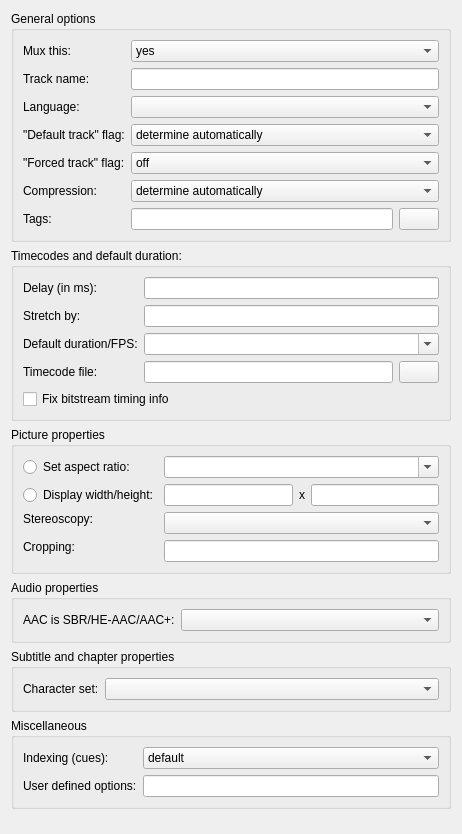
             <widget class="QWidget" name="scrollAreaWidgetContents">
              <property name="geometry">
               <rect>
                <x>0</x>
                <y>0</y>
                <width>462</width>
                <height>834</height>
               </rect>
              </property>
              <layout class="QVBoxLayout" name="verticalLayout_9">
               <item>
                <widget class="QGroupBox" name="generalOptionsBox">
                 <property name="title">
                  <string>General options</string>
                 </property>
                 <layout class="QGridLayout" name="gridLayout_5">
                  <item row="0" column="0">
                   <widget class="QLabel" name="muxThisLabel">
                    <property name="text">
                     <string>Mux this:</string>
                    </property>
                   </widget>
                  </item>
                  <item row="0" column="1">
                   <widget class="QComboBox" name="muxThis">
                    <item>
                     <property name="text">
                      <string>yes</string>
                     </property>
                    </item>
                    <item>
                     <property name="text">
                      <string>no</string>
                     </property>
                    </item>
                   </widget>
                  </item>
                  <item row="1" column="0">
                   <widget class="QLabel" name="trackNameLabel">
                    <property name="text">
                     <string>Track name:</string>
                    </property>
                    <property name="buddy">
                     <cstring>trackName</cstring>
                    </property>
                   </widget>
                  </item>
                  <item row="1" column="1">
                   <widget class="QLineEdit" name="trackName"/>
                  </item>
                  <item row="2" column="0">
                   <widget class="QLabel" name="trackLanguageLabel">
                    <property name="text">
                     <string>Language:</string>
                    </property>
                    <property name="buddy">
                     <cstring>trackLanguage</cstring>
                    </property>
                   </widget>
                  </item>
                  <item row="2" column="1">
                   <widget class="QComboBox" name="trackLanguage">
                    <property name="sizeAdjustPolicy">
                     <enum>QComboBox::AdjustToMinimumContentsLength</enum>
                    </property>
                   </widget>
                  </item>
                  <item row="3" column="0">
                   <widget class="QLabel" name="defaultTrackFlagLabel">
                    <property name="text">
                     <string>&quot;Default track&quot; flag:</string>
                    </property>
                    <property name="buddy">
                     <cstring>defaultTrackFlag</cstring>
                    </property>
                   </widget>
                  </item>
                  <item row="3" column="1">
                   <widget class="QComboBox" name="defaultTrackFlag">
                    <item>
                     <property name="text">
                      <string>determine automatically</string>
                     </property>
                    </item>
                    <item>
                     <property name="text">
                      <string>set to &quot;yes&quot;</string>
                     </property>
                    </item>
                    <item>
                     <property name="text">
                      <string>set to &quot;no&quot;</string>
                     </property>
                    </item>
                   </widget>
                  </item>
                  <item row="4" column="0">
                   <widget class="QLabel" name="forcedTrackFlagLabel">
                    <property name="text">
                     <string>&quot;Forced track&quot; flag:</string>
                    </property>
                    <property name="buddy">
                     <cstring>forcedTrackFlag</cstring>
                    </property>
                   </widget>
                  </item>
                  <item row="4" column="1">
                   <widget class="QComboBox" name="forcedTrackFlag">
                    <item>
                     <property name="text">
                      <string>off</string>
                     </property>
                    </item>
                    <item>
                     <property name="text">
                      <string>on</string>
                     </property>
                    </item>
                   </widget>
                  </item>
                  <item row="5" column="0">
                   <widget class="QLabel" name="compressionLabel">
                    <property name="text">
                     <string>Compression:</string>
                    </property>
                    <property name="buddy">
                     <cstring>compression</cstring>
                    </property>
                   </widget>
                  </item>
                  <item row="5" column="1">
                   <widget class="QComboBox" name="compression">
                    <item>
                     <property name="text">
                      <string>determine automatically</string>
                     </property>
                    </item>
                    <item>
                     <property name="text">
                      <string>no extra compression</string>
                     </property>
                    </item>
                    <item>
                     <property name="text">
                      <string notr="true">zlib</string>
                     </property>
                    </item>
                   </widget>
                  </item>
                  <item row="6" column="0">
                   <widget class="QLabel" name="trackTagsLabel">
                    <property name="text">
                     <string>Tags:</string>
                    </property>
                    <property name="buddy">
                     <cstring>trackTags</cstring>
                    </property>
                   </widget>
                  </item>
                  <item row="6" column="1">
                   <layout class="QHBoxLayout" name="horizontalLayout_11">
                    <item>
                     <widget class="QLineEdit" name="trackTags"/>
                    </item>
                    <item>
                     <widget class="QPushButton" name="browseTrackTags">
                      <property name="text">
                       <string/>
                      </property>
                      <property name="icon">
                       <iconset resource="../qt_resources.qrc">
                        <normaloff>:/icons/16x16/code-class.png</normaloff>:/icons/16x16/code-class.png</iconset>
                      </property>
                     </widget>
                    </item>
                   </layout>
                  </item>
                 </layout>
                </widget>
               </item>
               <item>
                <widget class="QGroupBox" name="timecodesAndDefaultDurationBox">
                 <property name="title">
                  <string>Timecodes and default duration:</string>
                 </property>
                 <layout class="QVBoxLayout" name="verticalLayout_11">
                  <item>
                   <layout class="QGridLayout" name="gridLayout_6">
                    <item row="0" column="0">
                     <widget class="QLabel" name="delayLabel">
                      <property name="text">
                       <string>Delay (in ms):</string>
                      </property>
                      <property name="buddy">
                       <cstring>delay</cstring>
                      </property>
                     </widget>
                    </item>
                    <item row="0" column="1">
                     <widget class="QLineEdit" name="delay"/>
                    </item>
                    <item row="1" column="0">
                     <widget class="QLabel" name="stretchByLabel">
                      <property name="text">
                       <string>Stretch by:</string>
                      </property>
                      <property name="buddy">
                       <cstring>stretchBy</cstring>
                      </property>
                     </widget>
                    </item>
                    <item row="1" column="1">
                     <widget class="QLineEdit" name="stretchBy"/>
                    </item>
                    <item row="2" column="0">
                     <widget class="QLabel" name="defaultDurationLabel">
                      <property name="text">
                       <string>Default duration/FPS:</string>
                      </property>
                      <property name="buddy">
                       <cstring>defaultDuration</cstring>
                      </property>
                     </widget>
                    </item>
                    <item row="2" column="1">
                     <widget class="QComboBox" name="defaultDuration">
                      <property name="editable">
                       <bool>true</bool>
                      </property>
                      <item>
                       <property name="text">
                        <string notr="true"/>
                       </property>
                      </item>
                      <item>
                       <property name="text">
                        <string notr="true">24p</string>
                       </property>
                      </item>
                      <item>
                       <property name="text">
                        <string notr="true">25p</string>
                       </property>
                      </item>
                      <item>
                       <property name="text">
                        <string notr="true">30p</string>
                       </property>
                      </item>
                      <item>
                       <property name="text">
                        <string notr="true">50i</string>
                       </property>
                      </item>
                      <item>
                       <property name="text">
                        <string notr="true">50p</string>
                       </property>
                      </item>
                      <item>
                       <property name="text">
                        <string notr="true">60i</string>
                       </property>
                      </item>
                      <item>
                       <property name="text">
                        <string notr="true">60p</string>
                       </property>
                      </item>
                      <item>
                       <property name="text">
                        <string notr="true">24000/1001p</string>
                       </property>
                      </item>
                      <item>
                       <property name="text">
                        <string notr="true">30000/1001p</string>
                       </property>
                      </item>
                      <item>
                       <property name="text">
                        <string notr="true">60000/1001i</string>
                       </property>
                      </item>
                      <item>
                       <property name="text">
                        <string notr="true">60000/1001p</string>
                       </property>
                      </item>
                     </widget>
                    </item>
                    <item row="3" column="0">
                     <widget class="QLabel" name="timecodesLabel">
                      <property name="text">
                       <string>Timecode file:</string>
                      </property>
                      <property name="buddy">
                       <cstring>timecodes</cstring>
                      </property>
                     </widget>
                    </item>
                    <item row="3" column="1">
                     <layout class="QHBoxLayout" name="horizontalLayout_12">
                      <item>
                       <widget class="QLineEdit" name="timecodes"/>
                      </item>
                      <item>
                       <widget class="QPushButton" name="browseTimecodes">
                        <property name="text">
                         <string/>
                        </property>
                        <property name="icon">
                         <iconset resource="../qt_resources.qrc">
                          <normaloff>:/icons/16x16/code-class.png</normaloff>:/icons/16x16/code-class.png</iconset>
                        </property>
                       </widget>
                      </item>
                     </layout>
                    </item>
                   </layout>
                  </item>
                  <item>
                   <widget class="QCheckBox" name="fixBitstreamTimingInfo">
                    <property name="text">
                     <string>Fix bitstream timing info</string>
                    </property>
                   </widget>
                  </item>
                 </layout>
                </widget>
               </item>
               <item>
                <widget class="QGroupBox" name="picturePropertiesBox">
                 <property name="title">
                  <string>Picture properties</string>
                 </property>
                 <layout class="QGridLayout" name="gridLayout_7">
                  <item row="0" column="0">
                   <widget class="QRadioButton" name="setAspectRatio">
                    <property name="text">
                     <string>Set aspect ratio:</string>
                    </property>
                   </widget>
                  </item>
                  <item row="0" column="1">
                   <widget class="QComboBox" name="aspectRatio">
                    <property name="editable">
                     <bool>true</bool>
                    </property>
                    <item>
                     <property name="text">
                      <string/>
                     </property>
                    </item>
                    <item>
                     <property name="text">
                      <string notr="true">4/3</string>
                     </property>
                    </item>
                    <item>
                     <property name="text">
                      <string notr="true">1.66</string>
                     </property>
                    </item>
                    <item>
                     <property name="text">
                      <string notr="true">16/9</string>
                     </property>
                    </item>
                    <item>
                     <property name="text">
                      <string notr="true">1.85</string>
                     </property>
                    </item>
                    <item>
                     <property name="text">
                      <string notr="true">2.00</string>
                     </property>
                    </item>
                    <item>
                     <property name="text">
                      <string notr="true">2.21</string>
                     </property>
                    </item>
                    <item>
                     <property name="text">
                      <string notr="true">2.35</string>
                     </property>
                    </item>
                   </widget>
                  </item>
                  <item row="1" column="0">
                   <widget class="QRadioButton" name="setDisplayWidthHeight">
                    <property name="text">
                     <string>Display width/height:</string>
                    </property>
                   </widget>
                  </item>
                  <item row="1" column="1">
                   <layout class="QHBoxLayout" name="horizontalLayout_14">
                    <item>
                     <widget class="QLineEdit" name="displayWidth"/>
                    </item>
                    <item>
                     <widget class="QLabel" name="displayDimensionsXLabel">
                      <property name="text">
                       <string>x</string>
                      </property>
                     </widget>
                    </item>
                    <item>
                     <widget class="QLineEdit" name="displayHeight"/>
                    </item>
                   </layout>
                  </item>
                  <item row="2" column="0">
                   <widget class="QLabel" name="stereoscopyLabel">
                    <property name="text">
                     <string>Stereoscopy:</string>
                    </property>
                    <property name="buddy">
                     <cstring>stereoscopy</cstring>
                    </property>
                   </widget>
                  </item>
                  <item row="2" column="1" rowspan="2">
                   <widget class="QComboBox" name="stereoscopy"/>
                  </item>
                  <item row="3" column="0" rowspan="2">
                   <widget class="QLabel" name="croppingLabel">
                    <property name="text">
                     <string>Cropping:</string>
                    </property>
                    <property name="buddy">
                     <cstring>cropping</cstring>
                    </property>
                   </widget>
                  </item>
                  <item row="4" column="1">
                   <widget class="QLineEdit" name="cropping"/>
                  </item>
                 </layout>
                </widget>
               </item>
               <item>
                <widget class="QGroupBox" name="audioPropertiesBox">
                 <property name="title">
                  <string>Audio properties</string>
                 </property>
                 <layout class="QHBoxLayout" name="horizontalLayout_3">
                  <item>
                   <widget class="QLabel" name="aacIsSBRLabel">
                    <property name="text">
                     <string>AAC is SBR/HE-AAC/AAC+:</string>
                    </property>
                   </widget>
                  </item>
                  <item>
                   <widget class="QComboBox" name="aacIsSBR">
                    <property name="sizePolicy">
                     <sizepolicy hsizetype="Expanding" vsizetype="Fixed">
                      <horstretch>0</horstretch>
                      <verstretch>0</verstretch>
                     </sizepolicy>
                    </property>
                    <item>
                     <property name="text">
                      <string/>
                     </property>
                    </item>
                    <item>
                     <property name="text">
                      <string>yes</string>
                     </property>
                    </item>
                    <item>
                     <property name="text">
                      <string>no</string>
                     </property>
                    </item>
                   </widget>
                  </item>
                 </layout>
                </widget>
               </item>
               <item>
                <widget class="QGroupBox" name="subtitleAndChapterPropertiesBox">
                 <property name="title">
                  <string>Subtitle and chapter properties</string>
                 </property>
                 <layout class="QHBoxLayout" name="horizontalLayout_16">
                  <item>
                   <widget class="QLabel" name="characterSetLabel">
                    <property name="sizePolicy">
                     <sizepolicy hsizetype="Preferred" vsizetype="Preferred">
                      <horstretch>0</horstretch>
                      <verstretch>0</verstretch>
                     </sizepolicy>
                    </property>
                    <property name="text">
                     <string>Character set:</string>
                    </property>
                    <property name="buddy">
                     <cstring>subtitleCharacterSet</cstring>
                    </property>
                   </widget>
                  </item>
                  <item>
                   <widget class="QComboBox" name="subtitleCharacterSet">
                    <property name="sizePolicy">
                     <sizepolicy hsizetype="Expanding" vsizetype="Fixed">
                      <horstretch>0</horstretch>
                      <verstretch>0</verstretch>
                     </sizepolicy>
                    </property>
                    <property name="sizeAdjustPolicy">
                     <enum>QComboBox::AdjustToMinimumContentsLength</enum>
                    </property>
                   </widget>
                  </item>
                 </layout>
                </widget>
               </item>
               <item>
                <widget class="QGroupBox" name="miscellaneousBox">
                 <property name="title">
                  <string>Miscellaneous</string>
                 </property>
                 <layout class="QGridLayout" name="gridLayout_9">
                  <item row="0" column="0">
                   <widget class="QLabel" name="cuesLabel">
                    <property name="text">
                     <string>Indexing (cues):</string>
                    </property>
                    <property name="buddy">
                     <cstring>cues</cstring>
                    </property>
                   </widget>
                  </item>
                  <item row="0" column="1">
                   <widget class="QComboBox" name="cues">
                    <item>
                     <property name="text">
                      <string>default</string>
                     </property>
                    </item>
                    <item>
                     <property name="text">
                      <string>only for I frames</string>
                     </property>
                    </item>
                    <item>
                     <property name="text">
                      <string>for all frames</string>
                     </property>
                    </item>
                    <item>
                     <property name="text">
                      <string>no cues</string>
                     </property>
                    </item>
                   </widget>
                  </item>
                  <item row="1" column="0">
                   <widget class="QLabel" name="userDefinedTrackOptionsLabel">
                    <property name="text">
                     <string>User defined options:</string>
                    </property>
                    <property name="buddy">
                     <cstring>userDefinedTrackOptions</cstring>
                    </property>
                   </widget>
                  </item>
                  <item row="1" column="1">
                   <widget class="QLineEdit" name="userDefinedTrackOptions"/>
                  </item>
                 </layout>
                </widget>
               </item>
               <item>
                <spacer name="verticalSpacer_5">
                 <property name="orientation">
                  <enum>Qt::Vertical</enum>
                 </property>
                 <property name="sizeHint" stdset="0">
                  <size>
                   <width>20</width>
                   <height>19</height>
                  </size>
                 </property>
                </spacer>
               </item>
              </layout>
             </widget>
